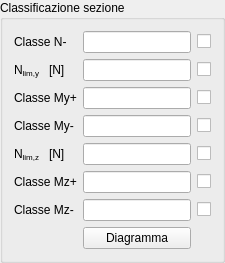
                <widget class="QGroupBox" name="classGBox">
                 <property name="title">
                  <string>Classificazione sezione</string>
                 </property>
                 <layout class="QGridLayout" name="gridLayout">
                  <item row="0" column="0" colspan="2">
                   <widget class="QLabelRichName" name="NClassLabel">
                    <property name="text">
                     <string>&lt;html&gt;&lt;/head&gt;
&lt;body&gt;Classe N-&lt;/body&gt;&lt;/html&gt;</string>
                    </property>
                   </widget>
                  </item>
                  <item row="0" column="2">
                   <widget class="QLineEditValue" name="NClassLEdit"/>
                  </item>
                  <item row="2" column="0" colspan="2">
                   <widget class="QLabelRichName" name="MyMaxClassLabel">
                    <property name="text">
                     <string>&lt;html&gt;&lt;/head&gt;
&lt;body&gt;Classe My+&lt;/body&gt;&lt;/html&gt;</string>
                    </property>
                   </widget>
                  </item>
                  <item row="2" column="2">
                   <widget class="QLineEditValue" name="MyMaxClassLEdit"/>
                  </item>
                  <item row="0" column="3">
                   <widget class="QCheckBoxReadOnly" name="NClassCheckBox">
                    <property name="text">
                     <string/>
                    </property>
                   </widget>
                  </item>
                  <item row="2" column="3">
                   <widget class="QCheckBoxReadOnly" name="MyMaxClassCheckBox">
                    <property name="text">
                     <string/>
                    </property>
                   </widget>
                  </item>
                  <item row="5" column="0" colspan="2">
                   <widget class="QLabelRichName" name="MzMaxClassLabel">
                    <property name="text">
                     <string>&lt;html&gt;&lt;/head&gt;
&lt;body&gt;Classe Mz+&lt;/body&gt;&lt;/html&gt;</string>
                    </property>
                   </widget>
                  </item>
                  <item row="5" column="2">
                   <widget class="QLineEditValue" name="MzMaxClassLEdit"/>
                  </item>
                  <item row="4" column="0">
                   <widget class="QLabelRichName" name="MzClassLimitLabel">
                    <property name="text">
                     <string>&lt;!DOCTYPE HTML PUBLIC &quot;-//W3C//DTD HTML 4.0//EN&quot; &quot;http://www.w3.org/TR/REC-html40/strict.dtd&quot;&gt;
&lt;html&gt;&lt;head&gt;&lt;meta name=&quot;qrichtext&quot; content=&quot;1&quot; /&gt;&lt;/head&gt;
&lt;body&gt;
N&lt;span style=&quot; vertical-align:sub;&quot;&gt;lim,z&lt;/span&gt;
&lt;/body&gt;&lt;/html&gt;</string>
                    </property>
                   </widget>
                  </item>
                  <item row="4" column="1">
                   <widget class="QLabelUnitMeasure" name="MzClassLimitUMLabel">
                    <property name="text">
                     <string>&lt;!DOCTYPE HTML PUBLIC &quot;-//W3C//DTD HTML 4.0//EN&quot; &quot;http://www.w3.org/TR/REC-html40/strict.dtd&quot;&gt;
&lt;html&gt;&lt;head&gt;&lt;meta name=&quot;qrichtext&quot; content=&quot;1&quot; /&gt;&lt;/head&gt;
&lt;body&gt;
[N]
&lt;/body&gt;&lt;/html&gt;</string>
                    </property>
                   </widget>
                  </item>
                  <item row="4" column="2">
                   <widget class="QLineEditValue" name="MzClassLimitLEdit"/>
                  </item>
                  <item row="4" column="3">
                   <widget class="QCheckBoxReadOnly" name="MzClassLimitCheckBox">
                    <property name="text">
                     <string/>
                    </property>
                   </widget>
                  </item>
                  <item row="1" column="0">
                   <widget class="QLabelRichName" name="MyClassLimitLabel">
                    <property name="text">
                     <string>&lt;!DOCTYPE HTML PUBLIC &quot;-//W3C//DTD HTML 4.0//EN&quot; &quot;http://www.w3.org/TR/REC-html40/strict.dtd&quot;&gt;
&lt;html&gt;&lt;head&gt;&lt;meta name=&quot;qrichtext&quot; content=&quot;1&quot; /&gt;&lt;/head&gt;
&lt;body&gt;
N&lt;span style=&quot; vertical-align:sub;&quot;&gt;lim,y&lt;/span&gt;
&lt;/body&gt;&lt;/html&gt;</string>
                    </property>
                   </widget>
                  </item>
                  <item row="1" column="1">
                   <widget class="QLabelUnitMeasure" name="MyClassLimitUMLabel">
                    <property name="text">
                     <string>&lt;!DOCTYPE HTML PUBLIC &quot;-//W3C//DTD HTML 4.0//EN&quot; &quot;http://www.w3.org/TR/REC-html40/strict.dtd&quot;&gt;
&lt;html&gt;&lt;head&gt;&lt;meta name=&quot;qrichtext&quot; content=&quot;1&quot; /&gt;&lt;/head&gt;
&lt;body&gt;
[N]
&lt;/body&gt;&lt;/html&gt;</string>
                    </property>
                   </widget>
                  </item>
                  <item row="1" column="2">
                   <widget class="QLineEditValue" name="MyClassLimitLEdit"/>
                  </item>
                  <item row="1" column="3">
                   <widget class="QCheckBoxReadOnly" name="MyClassLimitCheckBox">
                    <property name="text">
                     <string/>
                    </property>
                   </widget>
                  </item>
                  <item row="5" column="3">
                   <widget class="QCheckBoxReadOnly" name="MzMaxClassCheckBox">
                    <property name="text">
                     <string/>
                    </property>
                   </widget>
                  </item>
                  <item row="7" column="2">
                   <widget class="QPushButton" name="classDIagramPButton">
                    <property name="text">
                     <string>Diagramma</string>
                    </property>
                   </widget>
                  </item>
                  <item row="3" column="2">
                   <widget class="QLineEditValue" name="MyMinClassLEdit"/>
                  </item>
                  <item row="3" column="3">
                   <widget class="QCheckBoxReadOnly" name="MyMinClassCheckBox">
                    <property name="text">
                     <string/>
                    </property>
                   </widget>
                  </item>
                  <item row="6" column="2">
                   <widget class="QLineEditValue" name="MzMinClassLEdit"/>
                  </item>
                  <item row="6" column="3">
                   <widget class="QCheckBoxReadOnly" name="MzMinClassCheckBox">
                    <property name="text">
                     <string/>
                    </property>
                   </widget>
                  </item>
                  <item row="6" column="0" colspan="2">
                   <widget class="QLabelRichName" name="MzMinClassLabel">
                    <property name="text">
                     <string>&lt;html&gt;&lt;/head&gt;
&lt;body&gt;Classe Mz-&lt;/body&gt;&lt;/html&gt;</string>
                    </property>
                   </widget>
                  </item>
                  <item row="3" column="0" colspan="2">
                   <widget class="QLabelRichName" name="MyMinClassLabel">
                    <property name="text">
                     <string>&lt;html&gt;&lt;/head&gt;
&lt;body&gt;Classe My-&lt;/body&gt;&lt;/html&gt;</string>
                    </property>
                   </widget>
                  </item>
                 </layout>
                </widget>
